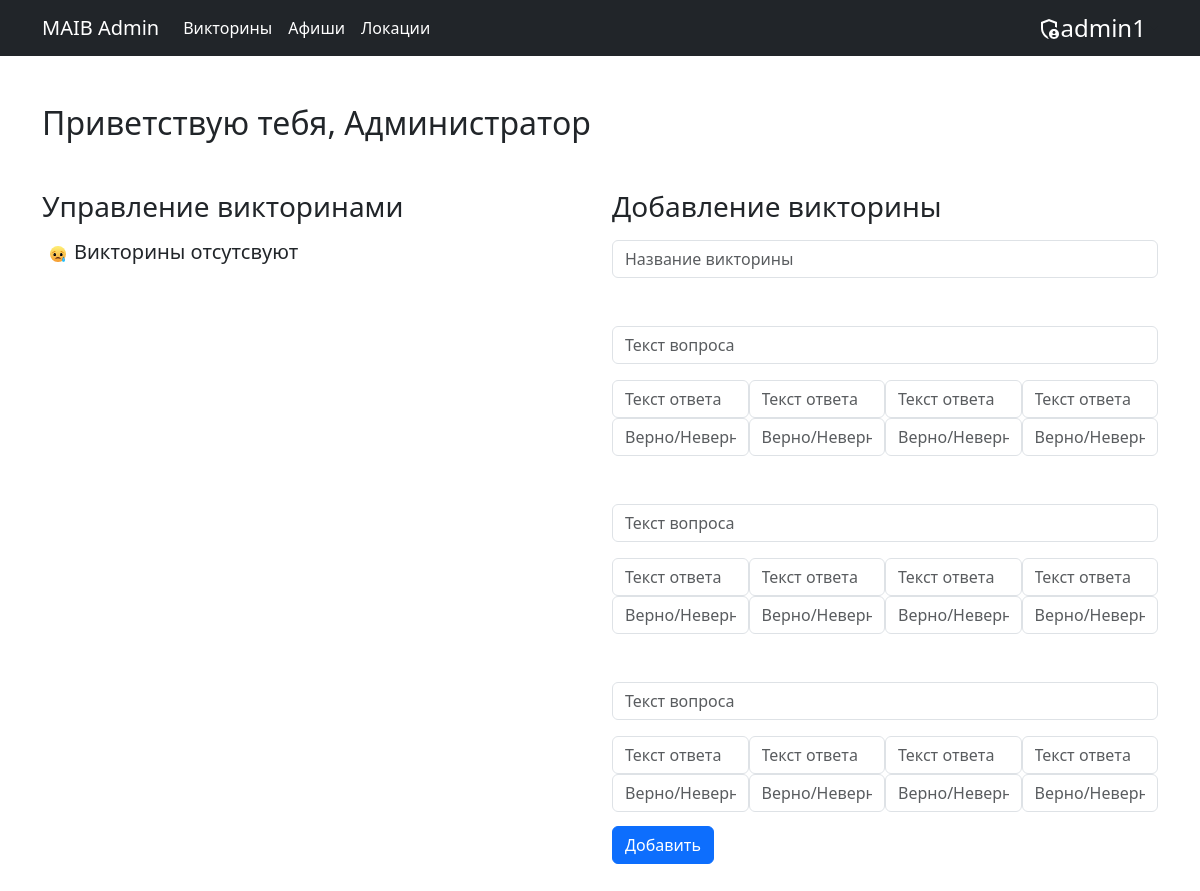
Before: /quest/ (signed in) with the older database file.
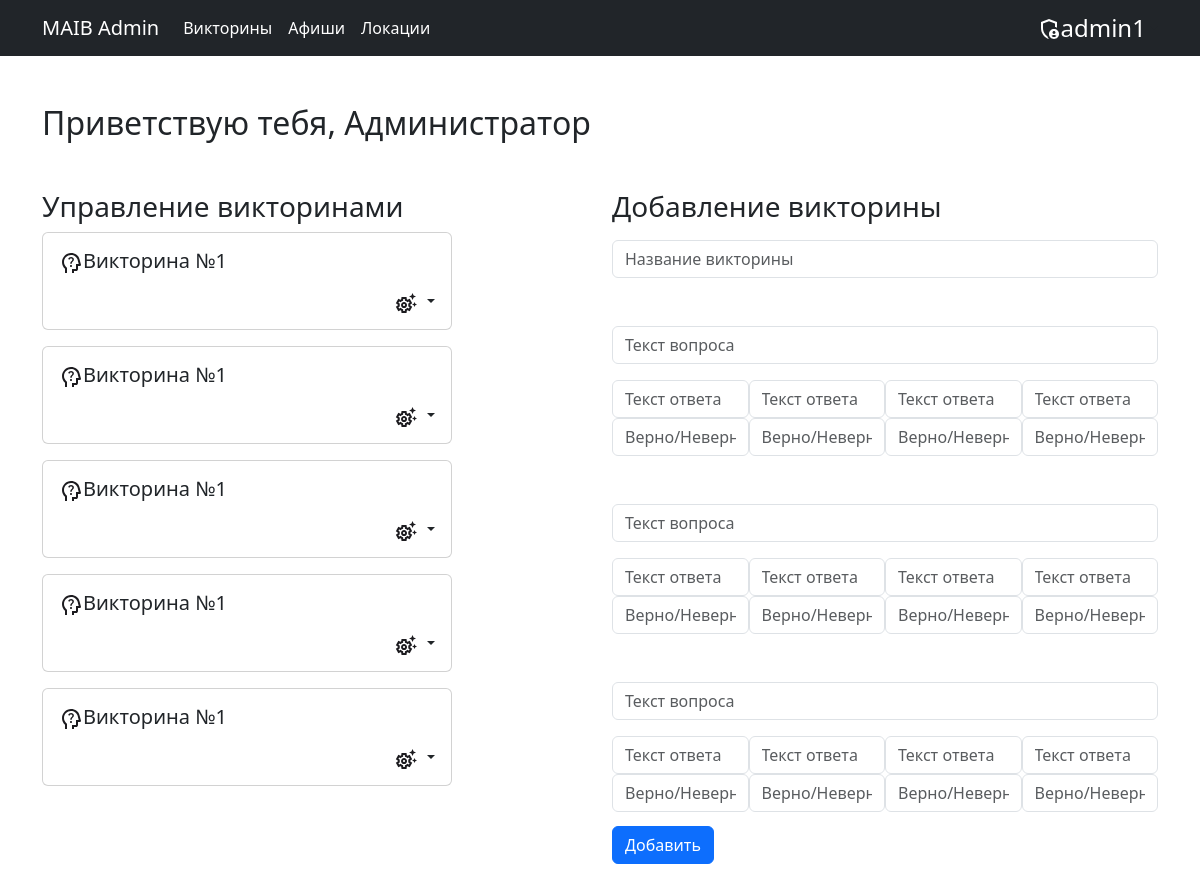
After: the same page with the newer database file.
### admin_panel/models.py (models this page shows, shortened)
class Quiz(models.Model):
    title = models.CharField(max_length=255)

### admin_panel/views.py (the view)
# urls.py: path('quest/', views.quest),
def quest(request):
    quest_list = Quiz.objects.all()
    quest_len = len(quest_list)
    return render(request, 'quests.html', {"quest_list": quest_list, "q_len": quest_len})

### admin_panel/templates/quests.html (shortened to what this page needs)
{% extends "base.html" %}
{% block content %}
<div class="main">
    {% if user.is_authenticated and user.is_staff %}
    <div class="poster container mt-5">
        <div class="hello-text mb-5">
            <h2>Приветствую тебя, Администратор</h2>
        </div>
        <div class="desktop">
            <div class="row align-items-start">
                <div class="col mb-5">
                    <h3 class="mb-2">Управление викторинами</h3>
                    <div class="quests-list mb-5">
                        {% if q_len == 0 %}
                        <div class="d-flex align-items-center">
                            <div class="sad_img m-2">
                                <img class="" src="../static/img/sad.svg" alt="">
                            </div>
                            <h5 class="mt-2">Викторины отсутсвуют</h5>
                        </div>
                        {% else %}
                        {% for quest in quest_list %}
                        <div class="card w-75 mb-3">
                            <div class="card-body">
                                <div class="quests__item-title d-flex align-items-start pb-2">
                                    <div class="img-quests pr-5">
                                        <img src="../static/img/quests.svg" alt="">
                                    </div>
                                    <h5>{{ quest.title }}</h5>
                                </div>
                                <div class="quests__item-content">
                                    <div class="quests__item-info d-flex align-items-center justify-content-end">
                                        <div class="quests__item-settings" data-bs-toggle="tooltip" data-bs-placement="top" data-bs-title="Настройки">
                                            <div class="dropdown">
                                                <a class="nav-link dropdown-toggle" href="#" id="navbarDarkDropdownMenuLink"
                                                    role="button" data-bs-toggle="dropdown" aria-expanded="false">
                                                    <img src="../static/img/settings.svg" alt="">
                                                </a>
                                            </div>
                                        </div>
                                    </div>
                                </div>
                            </div>
                        </div>
                        {% endfor %}
                        {% endif %}
                    </div>
                </div>
                <div class="col">
                    <h3 class="mb-3">Добавление викторины</h3>
                    <form method="POST" action="/addquiz/">
                        <div class="title_quiz mb-5">
                            <input placeholder="Название викторины" class="form-control" name="title" type="text">
                        </div>
                        <div class="container_quiz">
                            <div class="quiz">
                                <div class="titleq mb-3 d-flex">
                                    <input placeholder="Текст вопроса" class="form-control" name="textQ_1" type="text">
                                </div>
                                <div class="c_container d-flex">
                                    <div class="c_item">
                                        <input placeholder="Текст ответа" class="form-control" name="textC_1_1" type="text">
                                        <input type="text" name="iscorrect_1_1" class="form-control"
                                            placeholder="Верно/Неверно">
                                    </div>
                                    <div class="c_item">
                                        <input placeholder="Текст ответа" class="form-control" name="textC_1_2" type="text">
                                        <input type="text" name="iscorrect_1_2" class="form-control"
                                            placeholder="Верно/Неверно">
                                    </div>
                                    <div class="c_item">
                                        <input placeholder="Текст ответа" class="form-control" name="textC_1_3" type="text">
                                        <input type="text" name="iscorrect_1_3" class="form-control"
                                            placeholder="Верно/Неверно">
                                    </div>
                                    <div class="c_item">
                                        <input placeholder="Текст ответа" class="form-control" name="textC_1_4" type="text">
                                        <input type="text" name="iscorrect_1_4" class="form-control"
                                            placeholder="Верно/Неверно">
                                    </div>
                                </div>
                            </div>
                            <div class="quiz mt-5">
                                <div class="titleq mb-3 d-flex">
                                    <input placeholder="Текст вопроса" class="form-control" name="textQ_2" type="text">
                                </div>
                                <div class="c_container d-flex">
                                    <div class="c_item">
                                        <input placeholder="Текст ответа" class="form-control" name="textC_2_1" type="text">
                                        <input type="text" name="iscorrect_2_1" class="form-control"
                                            placeholder="Верно/Неверно">
                                    </div>
                                    <div class="c_item">
                                        <input placeholder="Текст ответа" class="form-control" name="textC_2_2" type="text">
                                        <input type="text" name="iscorrect_2_2" class="form-control"
                                            placeholder="Верно/Неверно">
                                    </div>
                                    <div class="c_item">
                                        <input placeholder="Текст ответа" class="form-control" name="textC_2_3" type="text">
                                        <input type="text" name="iscorrect_2_3" class="form-control"
                                            placeholder="Верно/Неверно">
                                    </div>
                                    <div class="c_item">
                                        <input placeholder="Текст ответа" class="form-control" name="textC_2_4" type="text">
                                        <input type="text" name="iscorrect_2_4" class="form-control"
                                            placeholder="Верно/Неверно">
                                    </div>
                                </div>
                            </div>
                            <div class="quiz mt-5">
                                <div class="titleq mb-3 d-flex">
                                    <input placeholder="Текст вопроса" class="form-control" name="textQ_3" type="text">
                                </div>
                                <div class="c_container d-flex">
                                    <div class="c_item">
                                        <input placeholder="Текст ответа" class="form-control" name="textC_3_1" type="text">
                                        <input type="text" name="iscorrect_3_1" class="form-control"
                                            placeholder="Верно/Неверно">
                                    </div>
                                    <div class="c_item">
                                        <input placeholder="Текст ответа" class="form-control" name="textC_3_2" type="text">
                                        <input type="text" name="iscorrect_3_2" class="form-control"
                                            placeholder="Верно/Неверно">
                                    </div>
                                    <div class="c_item">
                                        <input placeholder="Текст ответа" class="form-control" name="textC_3_3" type="text">
                                        <input type="text" name="iscorrect_3_3" class="form-control"
                                            placeholder="Верно/Неверно">
                                    </div>
                                    <div class="c_item">
                                        <input placeholder="Текст ответа" class="form-control" name="textC_3_4" type="text">
                                        <input type="text" name="iscorrect_3_4" class="form-control"
                                            placeholder="Верно/Неверно">
                                    </div>
                                </div>
                            </div>
                        </div>
                        <div class="mb-5">
                            <button type="submit" class="btn btn-primary">Добавить</button>
                        </div>
                    </form>
                </div>
            </div>
        </div>
        </div>
    </div>
{% else %}
<div class="container mt-5 d-flex justify-content-center flex-column">
    <h1 class="text-center mb-5">У вас нет доступа к этой странице</h1>
    <a href="/poster" class="btn btn-primary">Вернуться обратно</a>
</div>
{% endif %}
{% endblock %}

### admin_panel/templates/base.html (shortened to what this page needs)
<!DOCTYPE html>
<html lang="ru">
<head>
    <link rel="stylesheet" href="../static/style/style.css">
    <link href="https://cdn.jsdelivr.net/npm/bootstrap@5.3.0-alpha1/dist/css/bootstrap.min.css" rel="stylesheet"
>
</head>
<body>
    <nav class="navbar navbar-expand-lg bg-dark" data-bs-theme="dark">
        <div class="container">
            <a class="navbar-brand text-white" href="/">MAIB Admin</a>
            <div class="collapse navbar-collapse" id="navbarSupportedContent">
                <ul class="navbar-nav me-auto mb-2 mb-lg-0">
                    {% if user.is_staff %}
                        <li class="nav-item">
                            <a class="nav-link text-white" href="/quest">Викторины</a>
                        </li>
                        <li class="nav-item">
                            <a class="nav-link text-white" href="/poster">Афиши</a>
                        </li>
                        <li class="nav-item">
                            <a class="nav-link text-white" href="/geo">Локации</a>
                        </li>
                    {% else %}
                        <li class="nav-item">
                            <a class="nav-link text-white" href="/poster">Афиши</a>
                        </li>
                    {% endif %}
                </ul>
                <div class="dropdown">
                    <a class="nav-link dropdown-toggle d-flex align-items-center" href="#"
                        id="navbarDarkDropdownMenuLink" role="button" data-bs-toggle="dropdown" aria-expanded="false">
                        <div class="">
                            {% if user.is_staff %}
                            <img src="../static/img/admin_user.svg" alt="">
                            {% else %}
                            <img src="../static/img/org.svg" alt="">
                            {% endif %}
                        </div>
                        <article class="text-white fs-4">{{request.user.username}}</article>
                    </a>
                </div>
            </div>
        </div>
    </nav>
    {% block content %}
    {% endblock %}
</body>
</html>

### admin_panel/static/style/style.css (style rules this page uses)
.container_quiz { height: 500px; overflow-x: scroll; }
.desktop { display: block; }

Changed rows visible on the page:
added Quiz: title "Викторина №1"
added Quiz: title "Викторина №1"
added Quiz: title "Викторина №1"
added Quiz: title "Викторина №1"
added Quiz: title "Викторина №1"
Other visible differences:
text no longer shown: "Викторины отсутсвуют"
